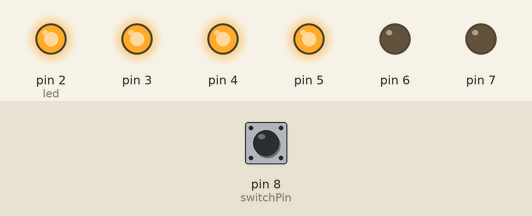
Recording of a sketch running on a simulated Arduino Uno, built with avr-gcc and run on an emulated ATmega328P. On the bench: output pins drawn as LEDs (lit = HIGH). The inputs (shaded band) are chosen by the test bench; at power-on: pin 8 (switchPin) LOW.

Above: at 21.4 s.
21.5 s: pin 8 (switchPin) pulled HIGH for 0.15 s
At 21.8 s:
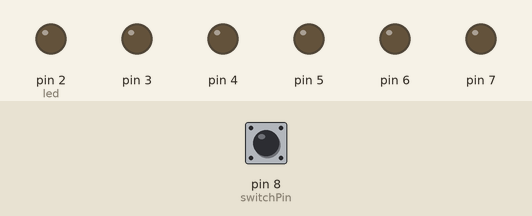
At 32.6 s:
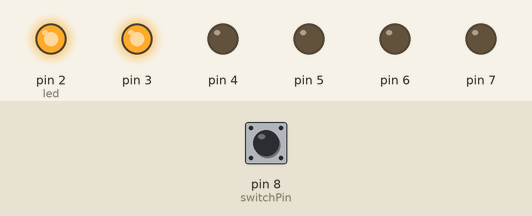
43.6 s: pin 8 (switchPin) pulled HIGH for 1 s
At 50.4 s:
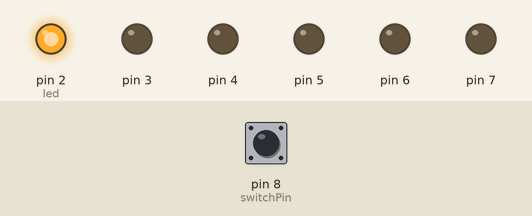
66.1 s: pin 8 (switchPin) pulled HIGH for 3.2 s
Timing chart, 0 to 100.9 s (numbered marks = the images above; inputs shaded):
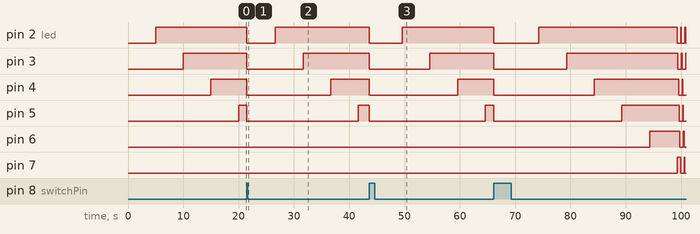

The sketch:

proj8.ino
```cpp
const int switchPin = 8;
unsigned long previousTime = 0;
int switchState = 0;
int previousSwitchState = 0;
int led = 2;
long interval = 1000 * 5; // milliseconds

bool animation = false;
unsigned long animationPreviousTime = 0;
int animationInterval = 1000 * 1 / 8;

void setup() {
  for (int x = 2; x < 8; x++) {
    pinMode(x, OUTPUT);
  }

  pinMode(switchPin, INPUT);
  // Serial.begin(9600);
}

void loop() {
  unsigned long currentTime = millis();

  if (animation == false && currentTime - previousTime > interval) {
    previousTime = currentTime; // reset timer
    digitalWrite(led, HIGH);
    led++;
    if (led == 8) { // if all LEDs are on
      animation = true;
      led = 0;
    }
  }

  if (animation == true && currentTime - animationPreviousTime > animationInterval) {
    animationPreviousTime = currentTime;
    digitalWrite(led++ % 6 + 2, LOW);
    digitalWrite(led % 6 + 2, HIGH);
  }

  switchState  = digitalRead(switchPin);
  // Serial.print("switchState: ");
  // Serial.println(switchState);
  if (switchState != previousSwitchState) {
    for (int x = 2; x < 8; x++) {
      digitalWrite(x, LOW);
    }

    led = 2;
    previousTime = currentTime; // reset timer
    animation = false;
  }

  previousSwitchState = switchState;
  // delay(100);
}
```

Measured:
- after the input at 21.5 s, pin 6, pin 7: stops changing and stays LOW
- after the input at 43.6 s, pin 6, pin 7: stops changing and stays LOW
